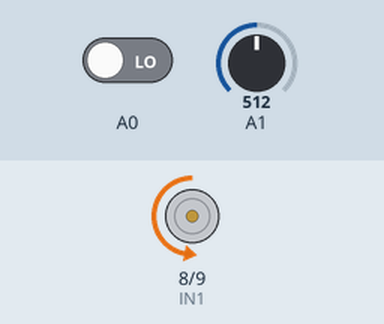
Recording of a sketch running on a simulated Arduino Uno, built with avr-gcc and run on an emulated ATmega328P. Shown: motor-driver pin pairs drawn as motors (green arrow = first pin HIGH = forward, orange = second pin HIGH = backward, longer = more drive, scaled by the enable pin). Inputs (shaded band) come from the test bench; at power-on: A1 = 512, A0 LOW.

Above: at 1.2 s.
1.3 s: A1 set to 716
At 2.0 s:
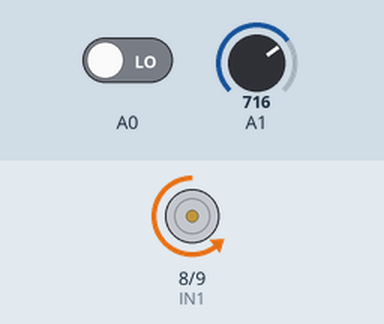
2.8 s: A0 driven HIGH
At 3.2 s:
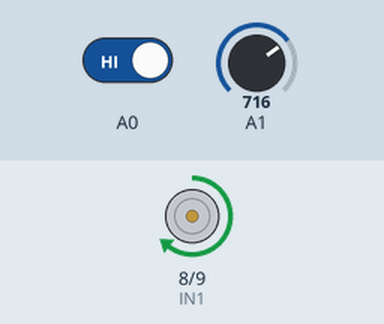
4.3 s: A1 set to 900
At 5.5 s:
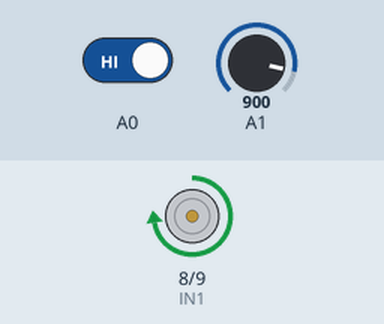
5.8 s: A0 driven LOW
At 6.9 s:
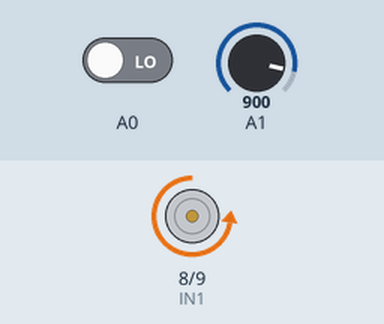
7.3 s: A1 set to 122
At 8.1 s:
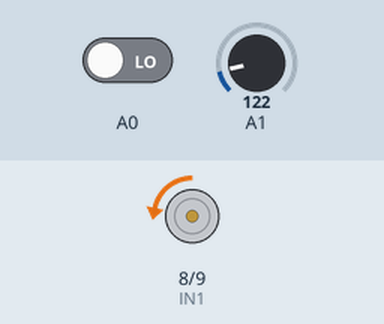
8.8 s: A0 driven HIGH
At 9.4 s:
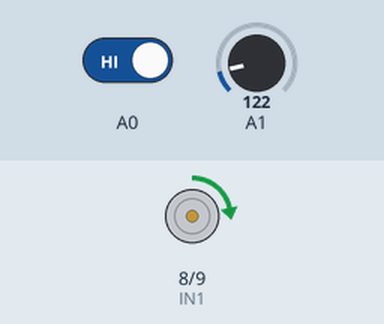
Timing chart, 0 to 11.3 s (numbered marks = the images above; inputs shaded):
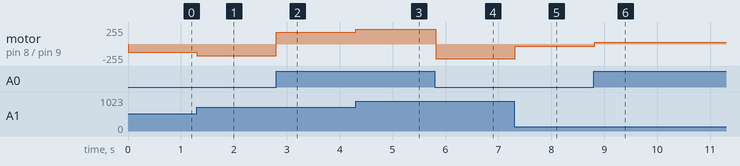

Measured:
- after the input at 1.3 s, motor on pin 8 (IN1) / pin 9 (IN2): backward 127/255 → backward 178/255 at once
- after the input at 2.8 s, motor on pin 8 (IN1) / pin 9 (IN2): backward 178/255 → forward 178/255 at once
- after the input at 4.3 s, motor on pin 8 (IN1) / pin 9 (IN2): forward 178/255 → forward 224/255 at once
- after the input at 5.8 s, motor on pin 8 (IN1) / pin 9 (IN2): forward 224/255 → backward 224/255 at once
- after the input at 7.3 s, motor on pin 8 (IN1) / pin 9 (IN2): backward 224/255 → backward 30/255 at once
- after the input at 8.8 s, motor on pin 8 (IN1) / pin 9 (IN2): backward 30/255 → forward 30/255 at once

The sketch:

08_DC_Motor.ino
```cpp
#define IN1 8
#define IN2 9
#define ENA 10

void setup() {
  pinMode(A0, INPUT);
  pinMode(A1, INPUT);

  pinMode(IN1, OUTPUT);
  pinMode(IN2, OUTPUT);
  pinMode(ENA, OUTPUT);


  digitalWrite(IN1, 0);
  digitalWrite(IN2, 0);
  analogWrite(ENA, 0);
}

void loop() {
  int dir = digitalRead(A0);
  int vel = analogRead(A1);
  vel = map(vel, 0, 1023, 0, 255);

  if (dir == 1){
    digitalWrite(IN1, 1);
    digitalWrite(IN2, 0);
  }
  else {
    digitalWrite(IN1, 0);
    digitalWrite(IN2, 1);
  }

  analogWrite(ENA, vel);
  delay(100);

}
```
